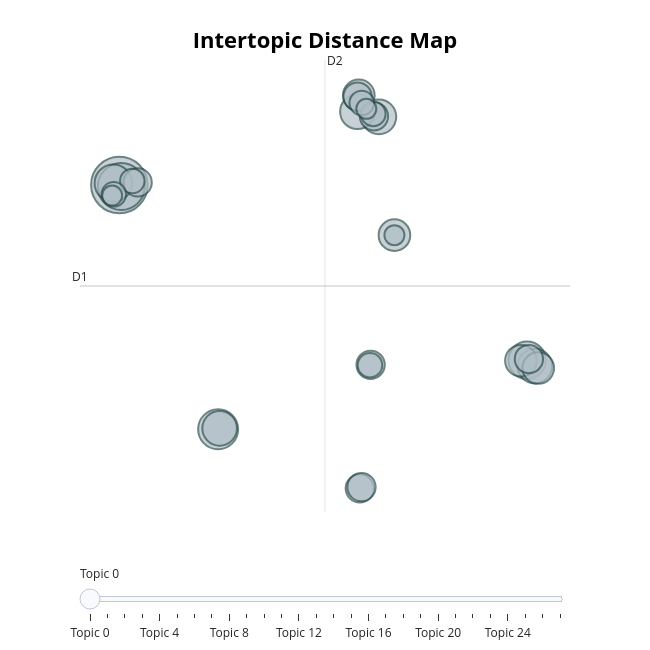

The code cell stored with this chart in its notebook:
### Code cell
topic_model.visualize_topics()

### Figure 1 — Plotly figure (JSON) as saved in the notebook; plotly's stock layout.template omitted (floating-point values rounded to 4 significant figures)
{"data": [{"customdata": [[0, "storm | carthaginian | enemy | romans | fleet", 16], [1, "dues | harbour dues | syracuse | urging | port dues italy", 11], [2, "sirens | songs | singing | voices | sang", 8], [3, "germans | shallows | attack | leapt | boats", 7], [4, "stadia | pharos | entrance | syrtis | bridge", 7], [5, "syrtis | syrtes | fruit | lotus | road", 6], [6, "sirens | ears | wax | listen | ears wax", 6], [7, "rain | raven | sign | rain raven | southerly", 6], [8, "birds | released | xisuthrus | released birds | burning", 6], [9, "ocelis | watering | watering places | sea coast | soon giving", 5], [10, "seen | reason | euonymus | torches | nereids", 5], [11, "peloponnesians | order | leucas | close shore | ships isthmus leucas order", 5], [12, "disembarked ship | fresh water | went ashore | disembarked | paid", 5], [13, "sicily | poet | pirates | isthmus | founded", 4], [14, "wind | crater | wind blow | blow | craters", 4], [15, "egypt | power | arabs | flocks | shipwrecked", 4], [16, "dark | dawn | breeze | nereid | night", 4], [17, "fearing run | lowered | boat | fearing run aground | fearing", 4], [18, "shelters | afforded vessels | alongside rapid | alongside | anchorage dangerous", 4], [19, "ye | amarantus | dashed | rocks | dashes", 4], [20, "egypt | government | administered | place egypt | greatest", 3], [21, "divine | exhaled | fragrance | trees | breeze", 3], [22, "fog | wind | freshened | scipio | africa", 3], [23, "sardinia | tide | high seas | rome | italy", 3], [24, "offerings | drove | setting | adverse wind sprang | adverse wind", 3], [25, "sacred | sanctuary | continued unchanged | continued unchanged beginning | beginning time", 2], [26, "trireme | drive | spare | fought | athenians", 2], [27, "cold | cold water | sky | water | think", 2]], "hovertemplate": "<b>Topic %{customdata[0]}</b><br>%{customdata[1]}<br>Size: %{customdata[2]}", "legendgroup": "", "marker": {"color": "#B0BEC5", "size": [16, 11, 8, 7, 7, 6, 6, 6, 6, 5, 5, 5, 5, 4, 4, 4, 4, 4, 4, 4, 3, 3, 3, 3, 3, 2, 2, 2], "sizemode": "area", "sizeref": 0.01, "symbol": "circle", "line": {"color": "DarkSlateGrey", "width": 2}}, "mode": "markers", "name": "", "orientation": "v", "showlegend": false, "x": [-9.113, -9.029, -4.768, -9.38, 8.824, 9.168, -4.703, 2.304, 1.362, 8.553, 9.314, 2.987, 1.42, 1.94, 1.463, -8.31, 2.086, 1.365, 8.903, 1.54, -8.541, 2.057, 1.549, 1.912, -9.359, -9.431, 2.987, 1.751], "xaxis": "x", "y": [11.07, 10.95, -7.478, 11.21, -2.245, -2.685, -7.413, 16.24, 16.63, -2.275, -2.832, 7.259, 17.88, -2.587, -11.97, 11.27, 16.28, 17.78, -2.152, -11.87, 11.37, 16.47, 17.3, -2.613, 10.36, 10.26, 7.259, 16.85], "yaxis": "y", "type": "scatter"}], "layout": {"xaxis": {"anchor": "y", "domain": [0.0, 1.0], "title": {"text": ""}, "visible": false, "range": [-10.85, 10.71]}, "yaxis": {"anchor": "x", "domain": [0.0, 1.0], "title": {"text": ""}, "visible": false, "range": [-13.76, 20.56]}, "legend": {"tracegroupgap": 0, "itemsizing": "constant"}, "margin": {"t": 60}, "title": {"font": {"size": 22, "color": "Black"}, "text": "<b>Intertopic Distance Map</b>", "y": 0.95, "x": 0.5, "xanchor": "center", "yanchor": "top"}, "hoverlabel": {"font": {"size": 16, "family": "Rockwell"}, "bgcolor": "white"}, "width": 650, "height": 650, "sliders": [{"active": 0, "pad": {"t": 50}, "steps": [{"args": [{"marker.color": [["red", "#B0BEC5", "#B0BEC5", "#B0BEC5", "#B0BEC5", "#B0BEC5", "#B0BEC5", "#B0BEC5", "#B0BEC5", "#B0BEC5", "#B0BEC5", "#B0BEC5", "#B0BEC5", "#B0BEC5", "#B0BEC5", "#B0BEC5", "#B0BEC5", "#B0BEC5", "#B0BEC5", "#B0BEC5", "#B0BEC5", "#B0BEC5", "#B0BEC5", "#B0BEC5", "#B0BEC5", "#B0BEC5", "#B0BEC5", "#B0BEC5"]]}], "label": "Topic 0", "method": "update"}, {"args": [{"marker.color": [["#B0BEC5", "red", "#B0BEC5", "#B0BEC5", "#B0BEC5", "#B0BEC5", "#B0BEC5", "#B0BEC5", "#B0BEC5", "#B0BEC5", "#B0BEC5", "#B0BEC5", "#B0BEC5", "#B0BEC5", "#B0BEC5", "#B0BEC5", "#B0BEC5", "#B0BEC5", "#B0BEC5", "#B0BEC5", "#B0BEC5", "#B0BEC5", "#B0BEC5", "#B0BEC5", "#B0BEC5", "#B0BEC5", "#B0BEC5", "#B0BEC5"]]}], "label": "Topic 1", "method": "update"}, {"args": [{"marker.color": [["#B0BEC5", "#B0BEC5", "red", "#B0BEC5", "#B0BEC5", "#B0BEC5", "#B0BEC5", "#B0BEC5", "#B0BEC5", "#B0BEC5", "#B0BEC5", "#B0BEC5", "#B0BEC5", "#B0BEC5", "#B0BEC5", "#B0BEC5", "#B0BEC5", "#B0BEC5", "#B0BEC5", "#B0BEC5", "#B0BEC5", "#B0BEC5", "#B0BEC5", "#B0BEC5", "#B0BEC5", "#B0BEC5", "#B0BEC5", "#B0BEC5"]]}], "label": "Topic 2", "method": "update"}, {"args": [{"marker.color": [["#B0BEC5", "#B0BEC5", "#B0BEC5", "red", "#B0BEC5", "#B0BEC5", "#B0BEC5", "#B0BEC5", "#B0BEC5", "#B0BEC5", "#B0BEC5", "#B0BEC5", "#B0BEC5", "#B0BEC5", "#B0BEC5", "#B0BEC5", "#B0BEC5", "#B0BEC5", "#B0BEC5", "#B0BEC5", "#B0BEC5", "#B0BEC5", "#B0BEC5", "#B0BEC5", "#B0BEC5", "#B0BEC5", "#B0BEC5", "#B0BEC5"]]}], "label": "Topic 3", "method": "update"}, {"args": [{"marker.color": [["#B0BEC5", "#B0BEC5", "#B0BEC5", "#B0BEC5", "red", "#B0BEC5", "#B0BEC5", "#B0BEC5", "#B0BEC5", "#B0BEC5", "#B0BEC5", "#B0BEC5", "#B0BEC5", "#B0BEC5", "#B0BEC5", "#B0BEC5", "#B0BEC5", "#B0BEC5", "#B0BEC5", "#B0BEC5", "#B0BEC5", "#B0BEC5", "#B0BEC5", "#B0BEC5", "#B0BEC5", "#B0BEC5", "#B0BEC5", "#B0BEC5"]]}], "label": "Topic 4", "method": "update"}, {"args": [{"marker.color": [["#B0BEC5", "#B0BEC5", "#B0BEC5", "#B0BEC5", "#B0BEC5", "red", "#B0BEC5", "#B0BEC5", "#B0BEC5", "#B0BEC5", "#B0BEC5", "#B0BEC5", "#B0BEC5", "#B0BEC5", "#B0BEC5", "#B0BEC5", "#B0BEC5", "#B0BEC5", "#B0BEC5", "#B0BEC5", "#B0BEC5", "#B0BEC5", "#B0BEC5", "#B0BEC5", "#B0BEC5", "#B0BEC5", "#B0BEC5", "#B0BEC5"]]}], "label": "Topic 5", "method": "update"}, {"args": [{"marker.color": [["#B0BEC5", "#B0BEC5", "#B0BEC5", "#B0BEC5", "#B0BEC5", "#B0BEC5", "red", "#B0BEC5", "#B0BEC5", "#B0BEC5", "#B0BEC5", "#B0BEC5", "#B0BEC5", "#B0BEC5", "#B0BEC5", "#B0BEC5", "#B0BEC5", "#B0BEC5", "#B0BEC5", "#B0BEC5", "#B0BEC5", "#B0BEC5", "#B0BEC5", "#B0BEC5", "#B0BEC5", "#B0BEC5", "#B0BEC5", "#B0BEC5"]]}], "label": "Topic 6", "method": "update"}, {"args": [{"marker.color": [["#B0BEC5", "#B0BEC5", "#B0BEC5", "#B0BEC5", "#B0BEC5", "#B0BEC5", "#B0BEC5", "red", "#B0BEC5", "#B0BEC5", "#B0BEC5", "#B0BEC5", "#B0BEC5", "#B0BEC5", "#B0BEC5", "#B0BEC5", "#B0BEC5", "#B0BEC5", "#B0BEC5", "#B0BEC5", "#B0BEC5", "#B0BEC5", "#B0BEC5", "#B0BEC5", "#B0BEC5", "#B0BEC5", "#B0BEC5", "#B0BEC5"]]}], "label": "Topic 7", "method": "update"}, {"args": [{"marker.color": [["#B0BEC5", "#B0BEC5", "#B0BEC5", "#B0BEC5", "#B0BEC5", "#B0BEC5", "#B0BEC5", "#B0BEC5", "red", "#B0BEC5", "#B0BEC5", "#B0BEC5", "#B0BEC5", "#B0BEC5", "#B0BEC5", "#B0BEC5", "#B0BEC5", "#B0BEC5", "#B0BEC5", "#B0BEC5", "#B0BEC5", "#B0BEC5", "#B0BEC5", "#B0BEC5", "#B0BEC5", "#B0BEC5", "#B0BEC5", "#B0BEC5"]]}], "label": "Topic 8", "method": "update"}, {"args": [{"marker.color": [["#B0BEC5", "#B0BEC5", "#B0BEC5", "#B0BEC5", "#B0BEC5", "#B0BEC5", "#B0BEC5", "#B0BEC5", "#B0BEC5", "red", "#B0BEC5", "#B0BEC5", "#B0BEC5", "#B0BEC5", "#B0BEC5", "#B0BEC5", "#B0BEC5", "#B0BEC5", "#B0BEC5", "#B0BEC5", "#B0BEC5", "#B0BEC5", "#B0BEC5", "#B0BEC5", "#B0BEC5", "#B0BEC5", "#B0BEC5", "#B0BEC5"]]}], "label": "Topic 9", "method": "update"}, {"args": [{"marker.color": [["#B0BEC5", "#B0BEC5", "#B0BEC5", "#B0BEC5", "#B0BEC5", "#B0BEC5", "#B0BEC5", "#B0BEC5", "#B0BEC5", "#B0BEC5", "red", "#B0BEC5", "#B0BEC5", "#B0BEC5", "#B0BEC5", "#B0BEC5", "#B0BEC5", "#B0BEC5", "#B0BEC5", "#B0BEC5", "#B0BEC5", "#B0BEC5", "#B0BEC5", "#B0BEC5", "#B0BEC5", "#B0BEC5", "#B0BEC5", "#B0BEC5"]]}], "label": "Topic 10", "method": "update"}, {"args": [{"marker.color": [["#B0BEC5", "#B0BEC5", "#B0BEC5", "#B0BEC5", "#B0BEC5", "#B0BEC5", "#B0BEC5", "#B0BEC5", "#B0BEC5", "#B0BEC5", "#B0BEC5", "red", "#B0BEC5", "#B0BEC5", "#B0BEC5", "#B0BEC5", "#B0BEC5", "#B0BEC5", "#B0BEC5", "#B0BEC5", "#B0BEC5", "#B0BEC5", "#B0BEC5", "#B0BEC5", "#B0BEC5", "#B0BEC5", "#B0BEC5", "#B0BEC5"]]}], "label": "Topic 11", "method": "update"}, {"args": [{"marker.color": [["#B0BEC5", "#B0BEC5", "#B0BEC5", "#B0BEC5", "#B0BEC5", "#B0BEC5", "#B0BEC5", "#B0BEC5", "#B0BEC5", "#B0BEC5", "#B0BEC5", "#B0BEC5", "red", "#B0BEC5", "#B0BEC5", "#B0BEC5", "#B0BEC5", "#B0BEC5", "#B0BEC5", "#B0BEC5", "#B0BEC5", "#B0BEC5", "#B0BEC5", "#B0BEC5", "#B0BEC5", "#B0BEC5", "#B0BEC5", "#B0BEC5"]]}], "label": "Topic 12", "method": "update"}, {"args": [{"marker.color": [["#B0BEC5", "#B0BEC5", "#B0BEC5", "#B0BEC5", "#B0BEC5", "#B0BEC5", "#B0BEC5", "#B0BEC5", "#B0BEC5", "#B0BEC5", "#B0BEC5", "#B0BEC5", "#B0BEC5", "red", "#B0BEC5", "#B0BEC5", "#B0BEC5", "#B0BEC5", "#B0BEC5", "#B0BEC5", "#B0BEC5", "#B0BEC5", "#B0BEC5", "#B0BEC5", "#B0BEC5", "#B0BEC5", "#B0BEC5", "#B0BEC5"]]}], "label": "Topic 13", "method": "update"}, {"args": [{"marker.color": [["#B0BEC5", "#B0BEC5", "#B0BEC5", "#B0BEC5", "#B0BEC5", "#B0BEC5", "#B0BEC5", "#B0BEC5", "#B0BEC5", "#B0BEC5", "#B0BEC5", "#B0BEC5", "#B0BEC5", "#B0BEC5", "red", "#B0BEC5", "#B0BEC5", "#B0BEC5", "#B0BEC5", "#B0BEC5", "#B0BEC5", "#B0BEC5", "#B0BEC5", "#B0BEC5", "#B0BEC5", "#B0BEC5", "#B0BEC5", "#B0BEC5"]]}], "label": "Topic 14", "method": "update"}, {"args": [{"marker.color": [["#B0BEC5", "#B0BEC5", "#B0BEC5", "#B0BEC5", "#B0BEC5", "#B0BEC5", "#B0BEC5", "#B0BEC5", "#B0BEC5", "#B0BEC5", "#B0BEC5", "#B0BEC5", "#B0BEC5", "#B0BEC5", "#B0BEC5", "red", "#B0BEC5", "#B0BEC5", "#B0BEC5", "#B0BEC5", "#B0BEC5", "#B0BEC5", "#B0BEC5", "#B0BEC5", "#B0BEC5", "#B0BEC5", "#B0BEC5", "#B0BEC5"]]}], "label": "Topic 15", "method": "update"}, {"args": [{"marker.color": [["#B0BEC5", "#B0BEC5", "#B0BEC5", "#B0BEC5", "#B0BEC5", "#B0BEC5", "#B0BEC5", "#B0BEC5", "#B0BEC5", "#B0BEC5", "#B0BEC5", "#B0BEC5", "#B0BEC5", "#B0BEC5", "#B0BEC5", "#B0BEC5", "red", "#B0BEC5", "#B0BEC5", "#B0BEC5", "#B0BEC5", "#B0BEC5", "#B0BEC5", "#B0BEC5", "#B0BEC5", "#B0BEC5", "#B0BEC5", "#B0BEC5"]]}], "label": "Topic 16", "method": "update"}, {"args": [{"marker.color": [["#B0BEC5", "#B0BEC5", "#B0BEC5", "#B0BEC5", "#B0BEC5", "#B0BEC5", "#B0BEC5", "#B0BEC5", "#B0BEC5", "#B0BEC5", "#B0BEC5", "#B0BEC5", "#B0BEC5", "#B0BEC5", "#B0BEC5", "#B0BEC5", "#B0BEC5", "red", "#B0BEC5", "#B0BEC5", "#B0BEC5", "#B0BEC5", "#B0BEC5", "#B0BEC5", "#B0BEC5", "#B0BEC5", "#B0BEC5", "#B0BEC5"]]}], "label": "Topic 17", "method": "update"}, {"args": [{"marker.color": [["#B0BEC5", "#B0BEC5", "#B0BEC5", "#B0BEC5", "#B0BEC5", "#B0BEC5", "#B0BEC5", "#B0BEC5", "#B0BEC5", "#B0BEC5", "#B0BEC5", "#B0BEC5", "#B0BEC5", "#B0BEC5", "#B0BEC5", "#B0BEC5", "#B0BEC5", "#B0BEC5", "red", "#B0BEC5", "#B0BEC5", "#B0BEC5", "#B0BEC5", "#B0BEC5", "#B0BEC5", "#B0BEC5", "#B0BEC5", "#B0BEC5"]]}], "label": "Topic 18", "method": "update"}, {"args": [{"marker.color": [["#B0BEC5", "#B0BEC5", "#B0BEC5", "#B0BEC5", "#B0BEC5", "#B0BEC5", "#B0BEC5", "#B0BEC5", "#B0BEC5", "#B0BEC5", "#B0BEC5", "#B0BEC5", "#B0BEC5", "#B0BEC5", "#B0BEC5", "#B0BEC5", "#B0BEC5", "#B0BEC5", "#B0BEC5", "red", "#B0BEC5", "#B0BEC5", "#B0BEC5", "#B0BEC5", "#B0BEC5", "#B0BEC5", "#B0BEC5", "#B0BEC5"]]}], "label": "Topic 19", "method": "update"}, {"args": [{"marker.color": [["#B0BEC5", "#B0BEC5", "#B0BEC5", "#B0BEC5", "#B0BEC5", "#B0BEC5", "#B0BEC5", "#B0BEC5", "#B0BEC5", "#B0BEC5", "#B0BEC5", "#B0BEC5", "#B0BEC5", "#B0BEC5", "#B0BEC5", "#B0BEC5", "#B0BEC5", "#B0BEC5", "#B0BEC5", "#B0BEC5", "red", "#B0BEC5", "#B0BEC5", "#B0BEC5", "#B0BEC5", "#B0BEC5", "#B0BEC5", "#B0BEC5"]]}], "label": "Topic 20", "method": "update"}, {"args": [{"marker.color": [["#B0BEC5", "#B0BEC5", "#B0BEC5", "#B0BEC5", "#B0BEC5", "#B0BEC5", "#B0BEC5", "#B0BEC5", "#B0BEC5", "#B0BEC5", "#B0BEC5", "#B0BEC5", "#B0BEC5", "#B0BEC5", "#B0BEC5", "#B0BEC5", "#B0BEC5", "#B0BEC5", "#B0BEC5", "#B0BEC5", "#B0BEC5", "red", "#B0BEC5", "#B0BEC5", "#B0BEC5", "#B0BEC5", "#B0BEC5", "#B0BEC5"]]}], "label": "Topic 21", "method": "update"}, {"args": [{"marker.color": [["#B0BEC5", "#B0BEC5", "#B0BEC5", "#B0BEC5", "#B0BEC5", "#B0BEC5", "#B0BEC5", "#B0BEC5", "#B0BEC5", "#B0BEC5", "#B0BEC5", "#B0BEC5", "#B0BEC5", "#B0BEC5", "#B0BEC5", "#B0BEC5", "#B0BEC5", "#B0BEC5", "#B0BEC5", "#B0BEC5", "#B0BEC5", "#B0BEC5", "red", "#B0BEC5", "#B0BEC5", "#B0BEC5", "#B0BEC5", "#B0BEC5"]]}], "label": "Topic 22", "method": "update"}, {"args": [{"marker.color": [["#B0BEC5", "#B0BEC5", "#B0BEC5", "#B0BEC5", "#B0BEC5", "#B0BEC5", "#B0BEC5", "#B0BEC5", "#B0BEC5", "#B0BEC5", "#B0BEC5", "#B0BEC5", "#B0BEC5", "#B0BEC5", "#B0BEC5", "#B0BEC5", "#B0BEC5", "#B0BEC5", "#B0BEC5", "#B0BEC5", "#B0BEC5", "#B0BEC5", "#B0BEC5", "red", "#B0BEC5", "#B0BEC5", "#B0BEC5", "#B0BEC5"]]}], "label": "Topic 23", "method": "update"}, {"args": [{"marker.color": [["#B0BEC5", "#B0BEC5", "#B0BEC5", "#B0BEC5", "#B0BEC5", "#B0BEC5", "#B0BEC5", "#B0BEC5", "#B0BEC5", "#B0BEC5", "#B0BEC5", "#B0BEC5", "#B0BEC5", "#B0BEC5", "#B0BEC5", "#B0BEC5", "#B0BEC5", "#B0BEC5", "#B0BEC5", "#B0BEC5", "#B0BEC5", "#B0BEC5", "#B0BEC5", "#B0BEC5", "red", "#B0BEC5", "#B0BEC5", "#B0BEC5"]]}], "label": "Topic 24", "method": "update"}, {"args": [{"marker.color": [["#B0BEC5", "#B0BEC5", "#B0BEC5", "#B0BEC5", "#B0BEC5", "#B0BEC5", "#B0BEC5", "#B0BEC5", "#B0BEC5", "#B0BEC5", "#B0BEC5", "#B0BEC5", "#B0BEC5", "#B0BEC5", "#B0BEC5", "#B0BEC5", "#B0BEC5", "#B0BEC5", "#B0BEC5", "#B0BEC5", "#B0BEC5", "#B0BEC5", "#B0BEC5", "#B0BEC5", "#B0BEC5", "red", "#B0BEC5", "#B0BEC5"]]}], "label": "Topic 25", "method": "update"}, {"args": [{"marker.color": [["#B0BEC5", "#B0BEC5", "#B0BEC5", "#B0BEC5", "#B0BEC5", "#B0BEC5", "#B0BEC5", "#B0BEC5", "#B0BEC5", "#B0BEC5", "#B0BEC5", "#B0BEC5", "#B0BEC5", "#B0BEC5", "#B0BEC5", "#B0BEC5", "#B0BEC5", "#B0BEC5", "#B0BEC5", "#B0BEC5", "#B0BEC5", "#B0BEC5", "#B0BEC5", "#B0BEC5", "#B0BEC5", "#B0BEC5", "red", "#B0BEC5"]]}], "label": "Topic 26", "method": "update"}, {"args": [{"marker.color": [["#B0BEC5", "#B0BEC5", "#B0BEC5", "#B0BEC5", "#B0BEC5", "#B0BEC5", "#B0BEC5", "#B0BEC5", "#B0BEC5", "#B0BEC5", "#B0BEC5", "#B0BEC5", "#B0BEC5", "#B0BEC5", "#B0BEC5", "#B0BEC5", "#B0BEC5", "#B0BEC5", "#B0BEC5", "#B0BEC5", "#B0BEC5", "#B0BEC5", "#B0BEC5", "#B0BEC5", "#B0BEC5", "#B0BEC5", "#B0BEC5", "red"]]}], "label": "Topic 27", "method": "update"}]}], "shapes": [{"line": {"color": "#CFD8DC", "width": 2}, "type": "line", "x0": -0.06684, "x1": -0.06684, "y0": -13.76, "y1": 20.56}, {"line": {"color": "#9E9E9E", "width": 2}, "type": "line", "x0": -10.85, "x1": 10.71, "y0": 3.398, "y1": 3.398}], "annotations": [{"showarrow": false, "text": "D1", "x": -10.85, "y": 3.398, "yshift": 10}, {"showarrow": false, "text": "D2", "x": -0.06684, "xshift": 10, "y": 20.56}]}}
